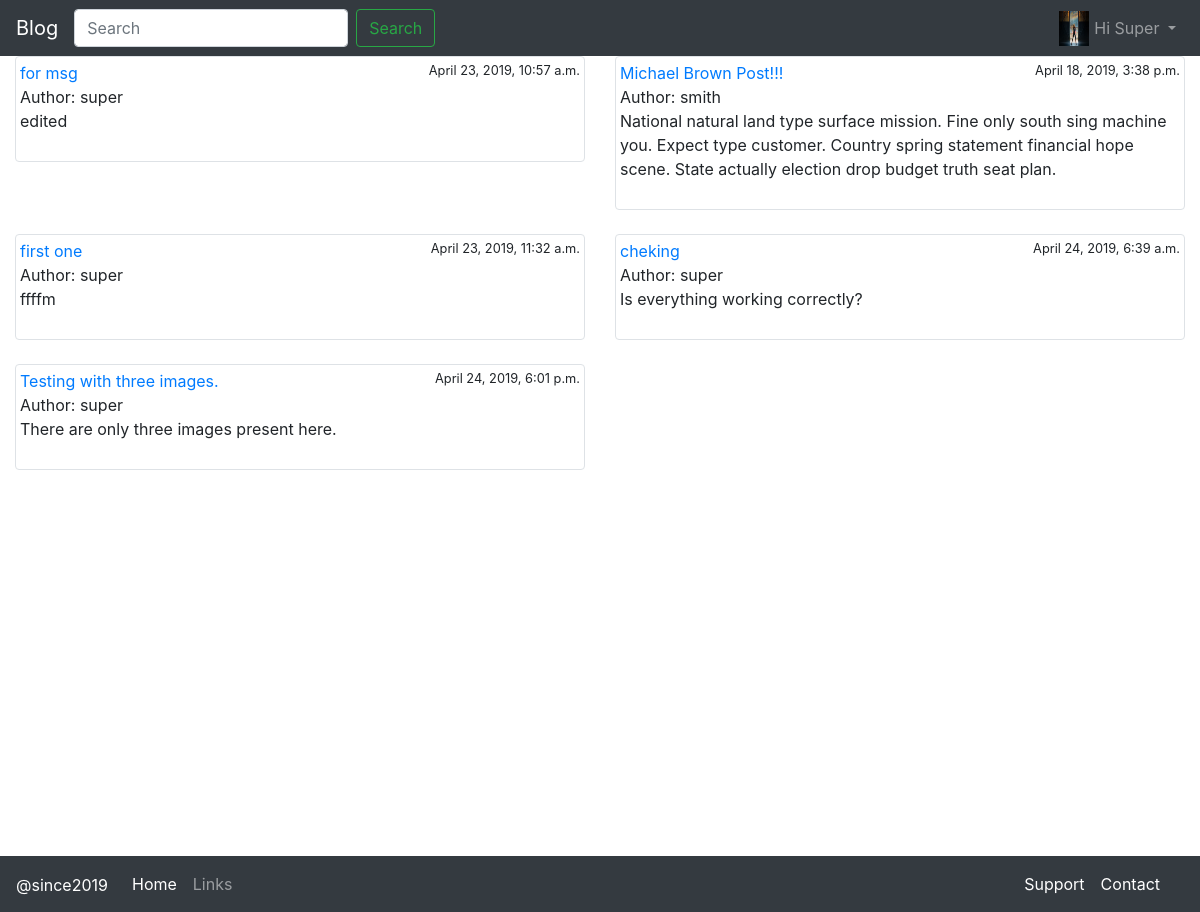
The page /blog/favourite/ (signed in) on the database its author committed.
### blog/models.py (models this page shows, shortened)
class Profile(models.Model):
    user = models.OneToOneField(User, on_delete=models.CASCADE)
    dob = models.DateField(null=True,blank=True)
    photo = models.ImageField(null=True,blank=True)

class Post(models.Model):
    objects = models.Manager() #default
    published = PublishedManager()  #Our Custom Model Manager
    STATUS_CHOICES=(
        ('draft','Draft'),
        ('published','Published'),
    )
    title     = models.CharField(max_length=150)
    slug      = models.SlugField(max_length=120)
    author    = models.ForeignKey(User,related_name='blog_posts',on_delete=models.CASCADE)
    body      = models.TextField()
    likes     = models.ManyToManyField(User,related_name='likes',blank=True)
    created   = models.DateTimeField(auto_now_add=True)
    updated   = models.DateTimeField(auto_now=True)
    status    = models.CharField(max_length=10,choices=STATUS_CHOICES,default='draft')
    restrict_comment = models.BooleanField(default=False)
    favourite = models.ManyToManyField(User,related_name='favourite',blank=True)
    def get_absolute_url(self):
        return reverse('blog:post_detail',args=[self.id,self.slug])

### blog/views.py (the view)
# urls.py: path('favourite/',views.post_favourite_list,name='post_favourite_list'),
def post_favourite_list(request):
    user = request.user
    favourite_post = user.favourite.all()
    context = {
        'favourite_post':favourite_post,
    }
    return render(request,'blog/post_favourite_list.html',context)

### templates/blog/post_favourite_list.html
{% extends "blog/base.html" %}
{% block content %}
<div class="row">
  {% for p in favourite_post %}
  <div class="col-md-6">
    <div class="img-thumbnail">
       <a href="{{p.get_absolute_url}}">{{ p.title }}</a><small style='float:right'>{{p.created}}</small><br>
      Author: {{ p.author }}<br>
      {{ p.body }}
      <br><br>
    </div>
    <br>
  </div>
  {% empty %}
  <div class="container-fluid">
    <h3>No favourite post found here.</h3>
  </div>
  {% endfor %}
</div>
{% endblock %}

### templates/blog/navbar.html (shortened to what this page needs)
<nav class="navbar navbar-expand-lg navbar-dark bg-dark">
<a class="navbar-brand" href="{% url 'post_list' %}">Blog</a>
<div class="collapse navbar-collapse" id="navbarSupportedContent">
  <ul class="navbar-nav mr-auto">
    <form class="form-inline my-2 my-lg-0" action='{% url 'post_list' %}'>
      <input class="form-control mr-sm-2" type="search" placeholder="Search" aria-label="Search" name='q'>
      <button class="btn btn-outline-success my-2 my-sm-0" type="submit">Search</button>
    </form>
  </ul>
  <ul class="navbar-nav">
    {% if request.user.is_authenticated %}
    <li class="nav-item dropdown">
      <a class="nav-link dropdown-toggle" href="#" id="navbarDropdown" role="button" data-toggle="dropdown" aria-haspopup="true" aria-expanded="false">
        {% if request.user.profile.photo %}
          <img src="{{ request.user.profile.photo.url }}" alt="" class="navbar-img">
        {% else %}
          <img src="/media/default-avatar.png" alt="" class="navbar-img">
        {% endif %}
        <span>Hi {{ request.user|capfirst }}</span>
      </a>
    </li>
    {% else %}
    <li class="nav-item">
      <a href="{% url 'user_login' %}" class="nav-link">Login</a>
    </li>
    {% endif %}
  </ul>
</div>
</nav>

### static/blog/style.css (style rules this page uses)
html { position: relative; min-height: 100%; }
body { font-family: 'Lucida Casual','Comic Sens MS'; margin-bottom: 450px; }
.navbar-img { width: 30px; height: 35px; float: left; background-size: auto 100%; margin-top: -5px; margin-right: 5px; }

### rows shown on the page
Post: title "for msg", created "April 23, 2019, 10:57 a.m.", author "super", body "edited"
Post: title "Michael Brown Post!!!", created "April 18, 2019, 3:38 p.m.", author "smith", body "National natural land type surface mission. Fine only south sing machine you. Expect type customer. Country spring statement financial hope scene. State actually election drop budget truth seat plan."
Post: title "first one", created "April 23, 2019, 11:32 a.m.", author "super", body "ffffm"
Post: title "cheking", created "April 24, 2019, 6:39 a.m.", author "super", body "Is everything working correctly?"
Post: title "Testing with three images.", created "April 24, 2019, 6:01 p.m.", author "super", body "There are only three images present here."

### other values the page prints
{{ request.user|capfirst }} "Super"
